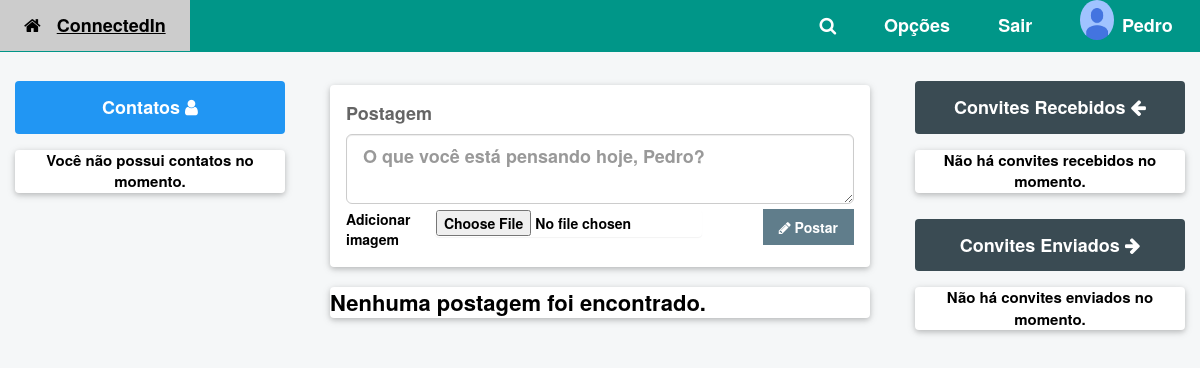
Before: / (signed in) with the older database file.
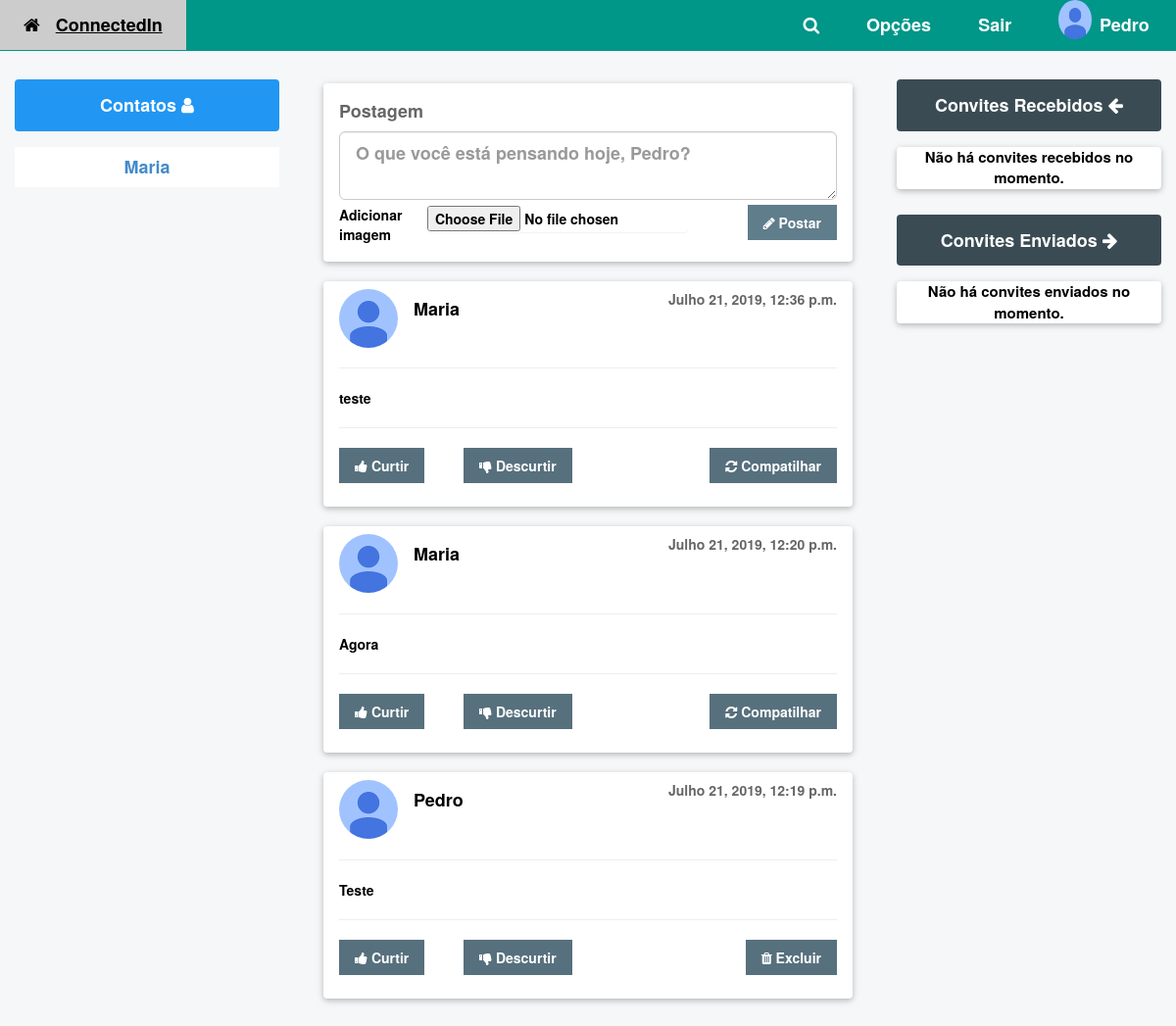
After: the same page with the newer database file.
### perfis/models.py (models this page shows, shortened)
class Perfil(models.Model):
	telefone = models.CharField(max_length=11, null=False)
	contatos = models.ManyToManyField('self', related_name='contatos')
	usuario = models.OneToOneField(User,related_name="perfil",on_delete=models.CASCADE)
	ativo = models.BooleanField(default=True)
	contatos_bloqueados = models.ManyToManyField('self', related_name='contatos_bloqueados')
	melhores_amigos = models.ManyToManyField('self', related_name='melhores_amigos')
	@property
	def nome(self):
		return self.usuario.username

class Postagem(models.Model):
	texto_postagem = models.CharField(max_length=300)
	data_postagem = models.DateTimeField(auto_now_add=True)
	perfil = models.ForeignKey(Perfil, related_name='usuario_postagem', on_delete=models.CASCADE)
	foto = models.ImageField(upload_to='images/postagens', max_length=None, null=True)
	class Meta:
		ordering = ['-data_postagem']

### perfis/views.py (the view)
# urls.py: path('', views.timeline, name='timeline'),
@login_required
def timeline(request):
	posts = Postagem.objects.all()
	return render(request,'home.html',{'perfis': Perfil.objects.all(),\
                   'perfil_logado' : get_perfil_logado(request),\
                   'posts':posts})

### perfis/views.py (called while the page is built)
@login_required
def get_perfil_logado(request):
	return request.user.perfil

### perfis/templates/home.html (shortened to what this page needs)
{% extends "base.html" %}
{% block body %}
    <div class="w3-card w3-round w3-white" style="margin-right: 5%; margin-top:20px;
    margin-left: 5%;">
      <div class="w3-container w3-padding">
        <h4 class="w3-opacity"><b>Postagem<b></h4>
        <form method="POST" action="{% url 'postar' %}">
          <textarea name="texto" required class="form-control input-lg p-text-area" rows="2" placeholder="O que você está pensando hoje, {{ request.user.perfil.nome }}?"></textarea>
          <div class="w3-row" style="width: 100%; margin-top: 5px;">
            <div class="w3-col w3-cell" style="width: 70%;">
              <div class="w3-row" style="width: 100%;">
                <div class="w3-col w3-cell" style="width: 25%;">
                  <p>Adicionar imagem</p>
                </div>
                <div class="w3-col w3-cell" style="width: 50%;">
                  <input class="w3-card panel" type="file" name="imagem">
                </div>
              </div>
            </div>
            <div class="w3-col w3-cell" style="width: 30%;">
              <button type="submit" class="w3-button w3-theme w3-right"><i class="fa fa-pencil"></i>   Postar</button>
            </div>
          </div>
        </form>
      </div>
    </div>
    {% if posts %}
      {% for post in posts %}
        <div class="w3-card w3-round w3-white" style="margin-right: 5%; margin-top:20px;
        margin-left: 5%;">
          <div class="w3-container w3-padding">
            <img src="static/img/photo.jpg" alt="Avatar" class="w3-left w3-circle w3-margin-right" style="width:60px">
            <span class="w3-right w3-opacity">{{post.data_postagem}}</span>
            <h4><b>{{post.perfil.nome}}</b></h4><br>
            <hr class="w3-clear">
            <div>{{post.texto_postagem}}</div>
            <hr class="w3-clear">
            {% if post.perfil == perfil_logado %}
              <div class="w3-row" style="width: 100%">
                <div class="w3-col w3-cell" style="width: 50%">
                  <div class="w3-row">
                    <div class="w3-col" style="width: 50%;">
                      <a href="{% url 'curtir' post.id %}">
                        <button type="button" class="w3-button w3-theme-d1 w3-margin-bottom"><i class="fa fa-thumbs-up"></i>  Curtir </button>
                      </a>
                    </div>
                    <div class="w3-col" style="width: 50%;">
                      <a href="{% url 'descurtir' post.id %}">
                        <button type="button" class="w3-button w3-theme-d1 w3-margin-bottom"><i class="fa fa-thumbs-down"></i>  Descurtir </button>
                      </a>
                    </div>
                  </div>
                </div>
                <div class="w3-col w3-cell" style="width: 50%">
                  <a href="{% url 'excluir_postagem' post.id %}" onclick="confirmar_excluir_post({{post.id}})"><button type="button" class="w3-button w3-theme-d1 w3-margin-bottom w3-right"><i class="fa fa-trash"></i>  Excluir</button>
                  </a>
                </div>
              </div>
            {% else %}
              <div class="w3-col w3-cell" style="width: 50%">
                <div class="w3-row">
                  <div class="w3-col" style="width: 50%;">
                    <a href="{% url 'curtir' post.id %}">
                      <button type="button" class="w3-button w3-theme-d1 w3-margin-bottom"><i class="fa fa-thumbs-up"></i>  Curtir </button>
                    </a>
                  </div>
                  <div class="w3-col" style="width: 50%;">
                    <a href="{% url 'descurtir' post.id %}">
                      <button type="button" class="w3-button w3-theme-d1 w3-margin-bottom"><i class="fa fa-thumbs-down"></i>  Descurtir </button>
                    </a>
                  </div>
                </div>
              </div>
              <div class="w3-col w3-cell" style="width: 50%">
                <button type="button" class="w3-button w3-theme-d1 w3-margin-bottom w3-right"><i class="fa fa-refresh"></i>  Compatilhar</button>
              </div>
            {% endif %}
          </div>
        </div>
      {% endfor %}
    {% else %}
      <div class="w3-card w3-round w3-white" style="margin-right: 5%; margin-top:20px;
    margin-left: 5%; font-size: 22px;">Nenhuma postagem foi encontrado.</div>
    {% endif %}
{% endblock  %}

### perfis/templates/base.html (shortened to what this page needs)
{% load static %}
<!DOCTYPE html>
<html lang="pt">
  <head>
    <link href="{% static 'styles/w3/w3.css' %}" rel="stylesheet">
    <link href="{% static 'styles/w3/w3-theme-blue-grey.css' %}" rel="stylesheet">
    <link href="{% static 'styles/bootstrap/bootstrap.css' %}" rel="stylesheet">
    <link href="{% static 'styles/site.css' %}" rel="stylesheet">
    <link href="{% static 'styles/signin.css' %}" rel="stylesheet">
    <link rel="stylesheet" href="https://cdnjs.cloudflare.com/ajax/libs/font-awesome/4.7.0/css/font-awesome.min.css">
  </head>
  <body class="w3-theme-l5">
    <header class="w3-top">
      <div class="w3-bar nav-color w3-left-align w3-large">
        <a href="{% url 'timeline' %}" class="w3-bar-item w3-button w3-padding-large w3-theme-d4"><i class="fa fa-home w3-margin-right"></i><b>ConnectedIn</b></a>
        <div class="w3-dropdown-hover w3-hide-small w3-right" title="User">
          <button class="w3-button w3-padding-large logo-user">
            <span style="margin-left: 5px;"><b style="color: white;">{{perfil_logado.nome}}</b></span>
            <img src="{% static 'img/photo.jpg' %}" class="image-perfil" alt="Avatar">
          </button>
        </div>
        <div class="w3-dropdown-hover w3-hide-small w3-right">
          <a href="/logout/" class="item-menu">
            <button class="w3-button w3-padding-large">
              <b>Sair</b>
            </button>
          </a>
        </div>
        <div class="w3-dropdown-hover w3-hide-small w3-right">
          <button class="w3-button w3-padding-large" title="Options"><b class="item-menu">Opções</b></button>
        </div>
        <div class="w3-dropdown-hover w3-hide-small w3-right">
          <button class="w3-button w3-padding-large item-menu"><i class="fa fa-search"></i></button>
        </div>
      </div>
    </header>
    <div class="w3-row">
      <nav class="w3-col  w3-cell w3-mobile" style="width:25%; margin-top: 25px;">
        <div class="w3-row" style="margin-left: 5%; margin-right: 5%;">
          <h4 class="w3-round w3-center w3-panel w3-padding-16 w3-blue">
            <b>Contatos<b>
            <i class="fa fa-user"></i>
          </h4>
          {% with total_de_contatos=perfil_logado.contatos.count %}
            {% if total_de_contatos %}
              <div class="w3-white">
                {% for contato in perfil_logado.contatos.all %}
                  <div class="w3-row">
                    <div class="w3-col w3-cell w3-center" style="width: 100%;">
                    <h4><b><a href="{% url 'exibir' contato.id %}">{{contato.nome}}</a></b></h4>
                    </div>
                  </div>
                {% endfor %}
              </div>
            {% else %}
              <div class="w3-card w3-white w3-round w3-center" style="font-size: 15px;">
                <p>Você não possui contatos no momento.</p>
              </div>
            {% endif %}
          {% endwith%}
        </div>
      </nav>
      <section class="w3-col  w3-cell w3-mobile" style="width:50%; margin-top: 25px;">
        {% block body%}
        {% endblock %}
      </section>
      <aside class="w3-col  w3-cell w3-mobile w3-right" style="width:25%; margin-top: 25px;">
        <div class="w3-row" style="margin-left: 5%; margin-right: 5%;">
          <h4 class="w3-round w3-center w3-panel w3-padding-16 w3-theme-d4">
            <b>Convites Recebidos<b>
            <i class="fa fa-arrow-left"></i>
          </h4>
          {% with total=perfil_logado.convites_recebidos.count %}
            {% if total %}
              <div class="w3-white">
                {% for convite in perfil_logado.convites_recebidos.all %}
                  <div class="w3-row">
                    <div class="w3-col w3-cell w3-center" style="width: 33.333%;">
                      <h4><b>{{ convite.solicitante.nome}}</b></h4>
                    </div>
                    <div class="w3-col w3-cell w3-center" style="width: 33.333%;">
                      <a href="{% url 'aceitar' convite.id %}" class="btn-primary w3-round w3-button">Aceitar</a>
                    </div>
                    <div class="w3-col w3-cell w3-center" style="width: 33.333%;">
                      <a href="{% url 'recusar' convite.id %}" class="btn-danger w3-round w3-button">Recusar</a>
                    </div>
                    <hr>
                  </div>
                {% endfor %}
              </div>
            {% else %}
              <div class="w3-card w3-white w3-round w3-center" style="font-size: 15px;">
                <p>Não há convites recebidos no momento.</p>
              </div>
            {% endif %}
          {% endwith %}
        </div>
        <div class="w3-row" style="margin-left: 5%; margin-right: 5%;">
          <h4 class="w3-round w3-center w3-panel w3-padding-16 w3-theme-d4">
            <b>Convites Enviados<b>
            <i class="fa fa-arrow-right"></i>
          </h4>
          {% with total=perfil_logado.convites_feitos.count %}
            {% if total %}
              <div class="w3-white">
                {% for convite in perfil_logado.convites_feitos.all %}
                  <div class="w3-row">
                    <div class="w3-col w3-cell w3-center" style="width: 50%;">
                      <h4><b>{{convite.convidado.nome}}</b></h4>
                    </div>
                    <div class="w3-col w3-cell w3-center" style="width: 50%;">
                      <a href="{% url 'recusar' convite.id %}" class="w3-button btn-danger w3-round">Cancelar</a>
                    </div>
                  </div>
                {% endfor %}
              </div>
            {% else %}
              <div class="w3-card w3-white w3-round w3-center" style="font-size: 15px;">
                <p>Não há convites enviados no momento.</p>
              </div>
            {% endif %}
          {% endwith %}
        </div>
      </aside>
    </div>
  </body>
</html>

### perfis/static/styles/w3/w3.css (style rules this page uses)
html { box-sizing:border-box }
*,*:before,*:after { box-sizing:inherit }
html { -ms-text-size-adjust:100%;-webkit-text-size-adjust:100% }
body { margin:0 }
article,aside,details,figcaption,figure,footer,header,main,menu,nav,section { display:block }
a { background-color:transparent }
b,strong { font-weight:bolder }
img { border-style:none }
hr { box-sizing:content-box;height:0;overflow:visible }
button,input,select,textarea,optgroup { font:inherit;margin:0 }
button,input { overflow:visible }
button,select { text-transform:none }
button,[type=button],[type=reset],[type=submit] { -webkit-appearance:button }
textarea { overflow:auto }
html,body { font-family:Verdana,sans-serif;font-size:15px;line-height:1.5 }
html { overflow-x:hidden }
h4 { font-size:20px }
h1,h2,h3,h4,h5,h6 { font-family:"Segoe UI",Arial,sans-serif;font-weight:400;margin:10px 0 }
hr { border:0;border-top:1px solid #eee;margin:20px 0 }
img { vertical-align:middle }
a { color:inherit }
.w3-btn,.w3-button { border:none;display:inline-block;padding:8px 16px;vertical-align:middle;overflow:hidden;text-decoration:none;color:inherit;background-color:inherit;text-align:center;cursor:pointer;white-space:nowrap }
.w3-btn,.w3-button { -webkit-touch-callout:none;-webkit-user-select:none;-khtml-user-select:none;-moz-user-select:none;-ms-user-select:none;user-select:none }
.w3-dropdown-click,.w3-dropdown-hover { position:relative;display:inline-block;cursor:pointer }
.w3-bar { width:100%;overflow:hidden }
.w3-bar .w3-bar-item { padding:8px 16px;float:left;width:auto;border:none;display:block;outline:0 }
.w3-bar .w3-dropdown-hover,.w3-bar .w3-dropdown-click { position:static;float:left }
.w3-bar .w3-button { white-space:normal }
.w3-container:after,.w3-container:before,.w3-panel:after,.w3-panel:before,.w3-row:after,.w3-row:before,.w3-row-padding:after,.w3-row-padding:before, .w3-cell-row:before,.w3-cell-row:after,.w3-clear:after,.w3-clear:before,.w3-bar:before,.w3-bar:after { content:"";display:table;clear:both }
.w3-col,.w3-half,.w3-third,.w3-twothird,.w3-threequarter,.w3-quarter { float:left;width:100% }
.w3-cell { display:table-cell }
.w3-top,.w3-bottom { position:fixed;width:100%;z-index:1 }
.w3-top { top:0 }
.w3-circle { border-radius:50% }
.w3-round,.w3-round-medium { border-radius:4px }
.w3-container,.w3-panel { padding:0.01em 16px }
.w3-panel { margin-top:16px;margin-bottom:16px }
.w3-card,.w3-card-2 { box-shadow:0 2px 5px 0 rgba(0,0,0,0.16),0 2px 10px 0 rgba(0,0,0,0.12) }
.w3-opacity,.w3-hover-opacity:hover { opacity:0.60 }
.w3-large { font-size:18px!important }
.w3-left-align { text-align:left!important }
.w3-center { text-align:center!important }
.w3-margin-bottom { margin-bottom:16px!important }
.w3-margin-right { margin-right:16px!important }
.w3-padding { padding:8px 16px!important }
.w3-padding-large { padding:12px 24px!important }
.w3-padding-16 { padding-top:16px!important;padding-bottom:16px!important }
.w3-left { float:left!important }
.w3-right { float:right!important }
.w3-blue,.w3-hover-blue:hover { color:#fff!important;background-color:#2196F3!important }
.w3-white,.w3-hover-white:hover { color:#000!important;background-color:#fff!important }

### perfis/static/styles/w3/w3-theme-blue-grey.css (style rules this page uses)
.w3-theme-l5 { color:#000 !important; background-color:#f5f7f8 !important }
.w3-theme-d1 { color:#fff !important; background-color:#57707d !important }
.w3-theme-d4 { color:#fff !important; background-color:#3a4b53 !important }
.w3-theme { color:#fff !important; background-color:#607d8b !important }

### perfis/static/styles/site.css (style rules this page uses)
.nav-color { background-color: #009688 !important; }
.image-perfil { float: left; max-height: 35%; max-width: 35%; border-radius: 50%; margin-top: -12.4px; width: 40px; height: 40px; }
.item-menu { color: white; }

### perfis/static/styles/signin.css (style rules this page uses)
body { padding-top: 40px; padding-bottom: 40px; background-color: #eee; }

Changed rows visible on the page:
added Perfil: nome "Maria"
added Postagem: data_postagem "Julho 21, 2019, 12:36 p.m.", perfil.nome "Maria", texto_postagem "teste", shows "Curtir"
added Postagem: data_postagem "Julho 21, 2019, 12:20 p.m.", perfil.nome "Maria", texto_postagem "Agora", shows "Curtir"
added Postagem: data_postagem "Julho 21, 2019, 12:19 p.m.", perfil.nome "Pedro", texto_postagem "Teste"
Other visible differences:
text no longer shown: "Você não possui contatos no momento. Nenhuma postagem foi encontrado."
